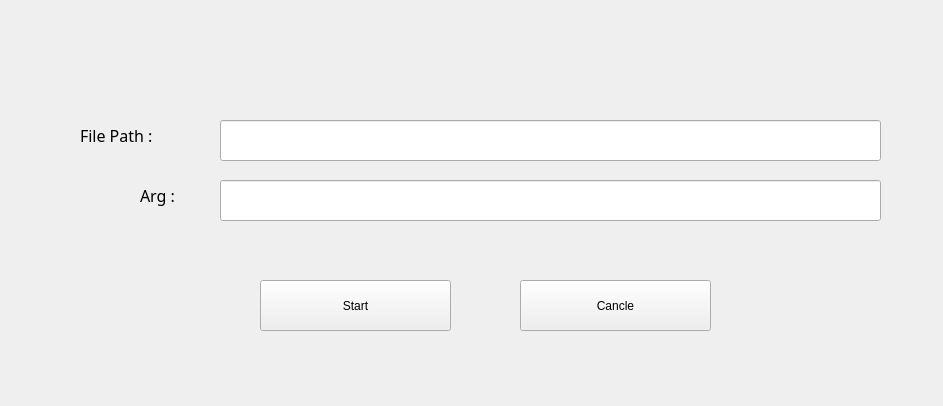
<?xml version="1.0" encoding="UTF-8"?>
<ui version="4.0">
 <class>MainWindow</class>
 <widget class="QMainWindow" name="MainWindow">
  <property name="geometry">
   <rect>
    <x>0</x>
    <y>0</y>
    <width>943</width>
    <height>406</height>
   </rect>
  </property>
  <property name="windowTitle">
   <string>MainWindow</string>
  </property>
  <property name="styleSheet">
   <string notr="true">QToolTip
{
    border: 1px solid #76797C;
    background-color: rgb(90, 102, 117);;
    color: white;
    padding: 5px;
    opacity: 200;
}

QWidget
{
    color: #eff0f1;
    background-color: #31363b;
    selection-background-color:#3daee9;
    selection-color: #eff0f1;
    background-clip: border;
    border-image: none;
    border: 0px transparent black;
    outline: 0;
}

QWidget:item:hover
{
    background-color: #18465d;
    color: #eff0f1;
}

QWidget:item:selected
{
    background-color: #18465d;
}

QCheckBox
{
    spacing: 5px;
    outline: none;
    color: #eff0f1;
    margin-bottom: 2px;
}

QCheckBox:disabled
{
    color: #76797C;
}

QCheckBox::indicator,
QGroupBox::indicator
{
    width: 18px;
    height: 18px;
}
QGroupBox::indicator
{
    margin-left: 2px;
}

QRadioButton
{
    spacing: 5px;
    outline: none;
    color: #eff0f1;
    margin-bottom: 2px;
}

QRadioButton:disabled
{
    color: #76797C;
}
QRadioButton::indicator
{
    width: 21px;
    height: 21px;
}

QRadioButton::indicator:unchecked
{
    image: url(:/qss_icons/rc/radio_unchecked.png);
}


QRadioButton::indicator:unchecked:hover,
QRadioButton::indicator:unchecked:focus,
QRadioButton::indicator:unchecked:pressed
{
    border: none;
    outline: none;
    image: url(:/qss_icons/rc/radio_unchecked_focus.png);
}

QRadioButton::indicator:checked
{
    border: none;
    outline: none;
    image: url(:/qss_icons/rc/radio_checked.png);
}

QRadioButton::indicator:checked:hover,
QRadioButton::indicator:checked:focus,
QRadioButton::indicator:checked:pressed
{
    border: none;
    outline: none;
    image: url(:/qss_icons/rc/radio_checked_focus.png);
}

QRadioButton::indicator:checked:disabled
{
    outline: none;
    image: url(:/qss_icons/rc/radio_checked_disabled.png);
}

QRadioButton::indicator:unchecked:disabled
{
    image: url(:/qss_icons/rc/radio_unchecked_disabled.png);
}


QMenuBar
{
    background-color: #31363b;
    color: #eff0f1;
}

QMenuBar::item
{
    background: transparent;
}

QMenuBar::item:selected
{
    background: transparent;
    border: 1px solid #76797C;
}

QMenuBar::item:pressed
{
    border: 1px solid #76797C;
    background-color: #3daee9;
    color: #eff0f1;
    margin-bottom:-1px;
    padding-bottom:1px;
}

QMenu
{
    border: 1px solid #76797C;
    color: #eff0f1;
    margin: 2px;
}

QMenu::icon
{
    margin: 5px;
}

QMenu::item
{
    padding: 5px 30px 5px 30px;
    border: 1px solid transparent; /* reserve space for selection border */
}

QMenu::item:selected
{
    color: #eff0f1;
}

QMenu::separator {
    height: 2px;
    background: lightblue;
    margin-left: 10px;
    margin-right: 5px;
}

QMenu::indicator {
    width: 18px;
    height: 18px;
}

/* non-exclusive indicator = check box style indicator
   (see QActionGroup::setExclusive) */
QMenu::indicator:non-exclusive:unchecked {
    image: url(:/qss_icons/rc/checkbox_unchecked.png);
}

QMenu::indicator:non-exclusive:unchecked:selected {
    image: url(:/qss_icons/rc/checkbox_unchecked_disabled.png);
}

QMenu::indicator:non-exclusive:checked {
    image: url(:/qss_icons/rc/checkbox_checked.png);
}

QMenu::indicator:non-exclusive:checked:selected {
    image: url(:/qss_icons/rc/checkbox_checked_disabled.png);
}

/* exclusive indicator = radio button style indicator (see QActionGroup::setExclusive) */
QMenu::indicator:exclusive:unchecked {
    image: url(:/qss_icons/rc/radio_unchecked.png);
}

QMenu::indicator:exclusive:unchecked:selected {
    image: url(:/qss_icons/rc/radio_unchecked_disabled.png);
}

QMenu::indicator:exclusive:checked {
    image: url(:/qss_icons/rc/radio_checked.png);
}

QMenu::indicator:exclusive:checked:selected {
    image: url(:/qss_icons/rc/radio_checked_disabled.png);
}

QMenu::right-arrow {
    margin: 5px;
    image: url(:/qss_icons/rc/right_arrow.png)
}


QWidget:disabled
{
    color: #454545;
    background-color: #31363b;
}

QAbstractItemView
{
    alternate-background-color: #31363b;
    color: #eff0f1;
    border: 1px solid 3A3939;
    border-radius: 2px;
}

QWidget:focus, QMenuBar:focus
{
    border: 1px solid #3daee9;
}

QTabWidget:focus, QCheckBox:focus, QRadioButton:focus, QSlider:focus
{
    border: none;
}

QLineEdit
{
    background-color: #232629;
    padding: 5px;
    border-style: solid;
    border: 1px solid #76797C;
    border-radius: 2px;
    color: #eff0f1;
}

QAbstractItemView QLineEdit
{
    padding: 0;
}

QGroupBox {
    border:1px solid #76797C;
    border-radius: 2px;
    margin-top: 20px;
}

QGroupBox::title {
    subcontrol-origin: margin;
    subcontrol-position: top center;
    padding-left: 10px;
    padding-right: 10px;
    padding-top: 10px;
}

QAbstractScrollArea
{
    border-radius: 2px;
    border: 1px solid #76797C;
    background-color: transparent;
}

QScrollBar:horizontal
{
    height: 15px;
    margin: 3px 15px 3px 15px;
    border: 1px transparent #2A2929;
    border-radius: 4px;
    background-color: #2A2929;
}

QScrollBar::handle:horizontal
{
    background-color: #605F5F;
    min-width: 5px;
    border-radius: 4px;
}

QScrollBar::add-line:horizontal
{
    margin: 0px 3px 0px 3px;
    border-image: url(:/qss_icons/rc/right_arrow_disabled.png);
    width: 10px;
    height: 10px;
    subcontrol-position: right;
    subcontrol-origin: margin;
}

QScrollBar::sub-line:horizontal
{
    margin: 0px 3px 0px 3px;
    border-image: url(:/qss_icons/rc/left_arrow_disabled.png);
    height: 10px;
    width: 10px;
    subcontrol-position: left;
    subcontrol-origin: margin;
}

QScrollBar::add-line:horizontal:hover,QScrollBar::add-line:horizontal:on
{
    border-image: url(:/qss_icons/rc/right_arrow.png);
    height: 10px;
    width: 10px;
    subcontrol-position: right;
    subcontrol-origin: margin;
}


QScrollBar::sub-line:horizontal:hover, QScrollBar::sub-line:horizontal:on
{
    border-image: url(:/qss_icons/rc/left_arrow.png);
    height: 10px;
    width: 10px;
    subcontrol-position: left;
    subcontrol-origin: margin;
}

QScrollBar::up-arrow:horizontal, QScrollBar::down-arrow:horizontal
{
    background: none;
}


QScrollBar::add-page:horizontal, QScrollBar::sub-page:horizontal
{
    background: none;
}

QScrollBar:vertical
{
    background-color: #2A2929;
    width: 15px;
    margin: 15px 3px 15px 3px;
    border: 1px transparent #2A2929;
    border-radius: 4px;
}

QScrollBar::handle:vertical
{
    background-color: #605F5F;
    min-height: 5px;
    border-radius: 4px;
}

QScrollBar::sub-line:vertical
{
    margin: 3px 0px 3px 0px;
    border-image: url(:/qss_icons/rc/up_arrow_disabled.png);
    height: 10px;
    width: 10px;
    subcontrol-position: top;
    subcontrol-origin: margin;
}

QScrollBar::add-line:vertical
{
    margin: 3px 0px 3px 0px;
    border-image: url(:/qss_icons/rc/down_arrow_disabled.png);
    height: 10px;
    width: 10px;
    subcontrol-position: bottom;
    subcontrol-origin: margin;
}

QScrollBar::sub-line:vertical:hover,QScrollBar::sub-line:vertical:on
{

    border-image: url(:/qss_icons/rc/up_arrow.png);
    height: 10px;
    width: 10px;
    subcontrol-position: top;
    subcontrol-origin: margin;
}


QScrollBar::add-line:vertical:hover, QScrollBar::add-line:vertical:on
{
    border-image: url(:/qss_icons/rc/down_arrow.png);
    height: 10px;
    width: 10px;
    subcontrol-position: bottom;
    subcontrol-origin: margin;
}

QScrollBar::up-arrow:vertical, QScrollBar::down-arrow:vertical
{
    background: none;
}


QScrollBar::add-page:vertical, QScrollBar::sub-page:vertical
{
    background: none;
}

QTextEdit
{
    background-color: #232629;
    color: #eff0f1;
    border: 1px solid #76797C;
}

QPlainTextEdit
{
    background-color: #232629;;
    color: #eff0f1;
    border-radius: 2px;
    border: 1px solid #76797C;
}

QHeaderView::section
{
    background-color: #76797C;
    color: #eff0f1;
    padding: 5px;
    border: 1px solid #76797C;
}

QSizeGrip {
    image: url(:/qss_icons/rc/sizegrip.png);
    width: 12px;
    height: 12px;
}


QMainWindow::separator
{
    background-color: #31363b;
    color: white;
    padding-left: 4px;
    spacing: 2px;
    border: 1px dashed #76797C;
}

QMainWindow::separator:hover
{

    background-color: #787876;
    color: white;
    padding-left: 4px;
    border: 1px solid #76797C;
    spacing: 2px;
}


QMenu::separator
{
    height: 1px;
    background-color: #76797C;
    color: white;
    padding-left: 4px;
    margin-left: 10px;
    margin-right: 5px;
}


QFrame
{
    border-radius: 2px;
    border: 1px solid #76797C;
}

QFrame[frameShape=&quot;0&quot;]
{
    border-radius: 2px;
    border: 1px transparent #76797C;
}

QStackedWidget
{
    border: 1px transparent black;
}

QToolBar {
    border: 1px transparent #393838;
    background: 1px solid #31363b;
    font-weight: bold;
}

QToolBar::handle:horizontal {
    image: url(:/qss_icons/rc/Hmovetoolbar.png);
}
QToolBar::handle:vertical {
    image: url(:/qss_icons/rc/Vmovetoolbar.png);
}
QToolBar::separator:horizontal {
    image: url(:/qss_icons/rc/Hsepartoolbar.png);
}
QToolBar::separator:vertical {
    image: url(:/qss_icons/rc/Vsepartoolbar.png);
}
QToolButton#qt_toolbar_ext_button {
    background: #58595a
}

QPushButton
{
    color: #eff0f1;
    background-color: #31363b;
    border-width: 1px;
    border-color: #76797C;
    border-style: solid;
    padding: 5px;
    border-radius: 2px;
    outline: none;
}

QPushButton:disabled
{
    background-color: #31363b;
    border-width: 1px;
    border-color: #454545;
    border-style: solid;
    padding-top: 5px;
    padding-bottom: 5px;
    padding-left: 10px;
    padding-right: 10px;
    border-radius: 2px;
    color: #454545;
}

QPushButton:focus {
    background-color: #3daee9;
    color: white;
}

QPushButton:pressed
{
    background-color: #3daee9;
    padding-top: -15px;
    padding-bottom: -17px;
}

QComboBox
{
    selection-background-color: #3daee9;
    border-style: solid;
    border: 1px solid #76797C;
    border-radius: 2px;
    padding: 5px;
    min-width: 75px;
}

QPushButton:checked{
    background-color: #76797C;
    border-color: #6A6969;
}

QComboBox:hover,QPushButton:hover,QAbstractSpinBox:hover,QLineEdit:hover,QTextEdit:hover,QPlainTextEdit:hover,QAbstractView:hover,QTreeView:hover
{
    border: 1px solid #3daee9;
    color: #eff0f1;
}

QComboBox:on
{
    padding-top: 3px;
    padding-left: 4px;
    selection-background-color: #4a4a4a;
}

QComboBox QAbstractItemView
{
    background-color: #232629;
    border-radius: 2px;
    border: 1px solid #76797C;
    selection-background-color: #18465d;
}

QComboBox::drop-down
{
    subcontrol-origin: padding;
    subcontrol-position: top right;
    width: 15px;

    border-left-width: 0px;
    border-left-color: darkgray;
    border-left-style: solid;
    border-top-right-radius: 3px;
    border-bottom-right-radius: 3px;
}

QComboBox::down-arrow
{
    image: url(:/qss_icons/rc/down_arrow_disabled.png);
}

QComboBox::down-arrow:on, QComboBox::down-arrow:hover,
QComboBox::down-arrow:focus
{
    image: url(:/qss_icons/rc/down_arrow.png);
}

QAbstractSpinBox {
    padding: 5px;
    border: 1px solid #76797C;
    background-color: #232629;
    color: #eff0f1;
    border-radius: 2px;
    min-width: 75px;
}

QAbstractSpinBox:up-button
{
    background-color: transparent;
    subcontrol-origin: border;
    subcontrol-position: center right;
}

QAbstractSpinBox:down-button
{
    background-color: transparent;
    subcontrol-origin: border;
    subcontrol-position: center left;
}

QAbstractSpinBox::up-arrow,QAbstractSpinBox::up-arrow:disabled,QAbstractSpinBox::up-arrow:off {
    image: url(:/qss_icons/rc/up_arrow_disabled.png);
    width: 10px;
    height: 10px;
}
QAbstractSpinBox::up-arrow:hover
{
    image: url(:/qss_icons/rc/up_arrow.png);
}


QAbstractSpinBox::down-arrow,QAbstractSpinBox::down-arrow:disabled,QAbstractSpinBox::down-arrow:off
{
    image: url(:/qss_icons/rc/down_arrow_disabled.png);
    width: 10px;
    height: 10px;
}
QAbstractSpinBox::down-arrow:hover
{
    image: url(:/qss_icons/rc/down_arrow.png);
}


QLabel
{
    border: 0px solid black;
}

QTabWidget{
    border: 0px transparent black;
}

QTabWidget::pane {
    border: 1px solid #76797C;
    padding: 5px;
    margin: 0px;
}

QTabWidget::tab-bar {
    left: 5px; /* move to the right by 5px */
}

QTabBar
{
    qproperty-drawBase: 0;
    border-radius: 3px;
}

QTabBar:focus
{
    border: 0px transparent black;
}

QTabBar::close-button  {
    image: url(:/qss_icons/rc/close.png);
    background: transparent;
}

QTabBar::close-button:hover
{
    image: url(:/qss_icons/rc/close-hover.png);
    background: transparent;
}

QTabBar::close-button:pressed {
    image: url(:/qss_icons/rc/close-pressed.png);
    background: transparent;
}

/* TOP TABS */
QTabBar::tab:top {
    color: #eff0f1;
    border: 1px solid #76797C;
    border-bottom: 1px transparent black;
    background-color: #31363b;
    padding: 5px;
    min-width: 50px;
    border-top-left-radius: 2px;
    border-top-right-radius: 2px;
}

QTabBar::tab:top:!selected
{
    color: #eff0f1;
    background-color: #54575B;
    border: 1px solid #76797C;
    border-bottom: 1px transparent black;
    border-top-left-radius: 2px;
    border-top-right-radius: 2px;
}

QTabBar::tab:top:!selected:hover {
    background-color: #3daee9;
}

/* BOTTOM TABS */
QTabBar::tab:bottom {
    color: #eff0f1;
    border: 1px solid #76797C;
    border-top: 1px transparent black;
    background-color: #31363b;
    padding: 5px;
    border-bottom-left-radius: 2px;
    border-bottom-right-radius: 2px;
    min-width: 50px;
}

QTabBar::tab:bottom:!selected
{
    color: #eff0f1;
    background-color: #54575B;
    border: 1px solid #76797C;
    border-top: 1px transparent black;
    border-bottom-left-radius: 2px;
    border-bottom-right-radius: 2px;
}

QTabBar::tab:bottom:!selected:hover {
    background-color: #3daee9;
}

/* LEFT TABS */
QTabBar::tab:left {
    color: #eff0f1;
    border: 1px solid #76797C;
    border-left: 1px transparent black;
    background-color: #31363b;
    padding: 5px;
    border-top-right-radius: 2px;
    border-bottom-right-radius: 2px;
    min-height: 50px;
}

QTabBar::tab:left:!selected
{
    color: #eff0f1;
    background-color: #54575B;
    border: 1px solid #76797C;
    border-left: 1px transparent black;
    border-top-right-radius: 2px;
    border-bottom-right-radius: 2px;
}

QTabBar::tab:left:!selected:hover {
    background-color: #3daee9;
}


/* RIGHT TABS */
QTabBar::tab:right {
    color: #eff0f1;
    border: 1px solid #76797C;
    border-right: 1px transparent black;
    background-color: #31363b;
    padding: 5px;
    border-top-left-radius: 2px;
    border-bottom-left-radius: 2px;
    min-height: 50px;
}

QTabBar::tab:right:!selected
{
    color: #eff0f1;
    background-color: #54575B;
    border: 1px solid #76797C;
    border-right: 1px transparent black;
    border-top-left-radius: 2px;
    border-bottom-left-radius: 2px;
}

QTabBar::tab:right:!selected:hover {
    background-color: #3daee9;
}

QTabBar QToolButton::right-arrow:enabled {
     image: url(:/qss_icons/rc/right_arrow.png);
 }

 QTabBar QToolButton::left-arrow:enabled {
     image: url(:/qss_icons/rc/left_arrow.png);
 }

QTabBar QToolButton::right-arrow:disabled {
     image: url(:/qss_icons/rc/right_arrow_disabled.png);
 }

 QTabBar QToolButton::left-arrow:disabled {
     image: url(:/qss_icons/rc/left_arrow_disabled.png);
 }


QDockWidget {
    background: #31363b;
    border: 1px solid #403F3F;
    titlebar-close-icon: url(:/qss_icons/rc/close.png);
    titlebar-normal-icon: url(:/qss_icons/rc/undock.png);
}

QDockWidget::close-button, QDockWidget::float-button {
    border: 1px solid transparent;
    border-radius: 2px;
    background: transparent;
}

QDockWidget::close-button:hover, QDockWidget::float-button:hover {
    background: rgba(255, 255, 255, 10);
}

QDockWidget::close-button:pressed, QDockWidget::float-button:pressed {
    padding: 1px -1px -1px 1px;
    background: rgba(255, 255, 255, 10);
}

QTreeView, QListView
{
    border: 1px solid #76797C;
    background-color: #232629;
}

QTreeView:branch:selected, QTreeView:branch:hover
{
    background: url(:/qss_icons/rc/transparent.png);
}

QTreeView::branch:has-siblings:!adjoins-item {
    border-image: url(:/qss_icons/rc/transparent.png);
}

QTreeView::branch:has-siblings:adjoins-item {
    border-image: url(:/qss_icons/rc/transparent.png);
}

QTreeView::branch:!has-children:!has-siblings:adjoins-item {
    border-image: url(:/qss_icons/rc/transparent.png);
}

QTreeView::branch:has-children:!has-siblings:closed,
QTreeView::branch:closed:has-children:has-siblings {
    image: url(:/qss_icons/rc/branch_closed.png);
}

QTreeView::branch:open:has-children:!has-siblings,
QTreeView::branch:open:has-children:has-siblings  {
    image: url(:/qss_icons/rc/branch_open.png);
}

QTreeView::branch:has-children:!has-siblings:closed:hover,
QTreeView::branch:closed:has-children:has-siblings:hover {
    image: url(:/qss_icons/rc/branch_closed-on.png);
    }

QTreeView::branch:open:has-children:!has-siblings:hover,
QTreeView::branch:open:has-children:has-siblings:hover  {
    image: url(:/qss_icons/rc/branch_open-on.png);
    }

QListView::item:!selected:hover, QTreeView::item:!selected:hover  {
    background: #18465d;
    outline: 0;
    color: #eff0f1
}

QListView::item:selected:hover, QTreeView::item:selected:hover  {
    background: #287399;
    color: #eff0f1;
}

QTreeView::indicator:checked, QListView::indicator:checked
{
    image: url(:/qss_icons/rc/checkbox_checked.png);
}

QTreeView::indicator:checked, QListView::indicator:checked
{
    image: url(:/qss_icons/rc/checkbox_unchecked.png);
}

QTreeView::indicator:checked:hover,
QTreeView::indicator:checked:focus,
QTreeView::indicator:checked:pressed,
QListView::indicator:checked:hover,
QListView::indicator:checked:focus,
QListView::indicator:checked:pressed
{
    image: url(:/qss_icons/rc/checkbox_checked_focus.png);
}

QTreeView::indicator:unchecked:hover,
QTreeView::indicator:unchecked:focus,
QTreeView::indicator:unchecked:pressed,
QListView::indicator:unchecked:hover,
QListView::indicator:unchecked:focus,
QListView::indicator:unchecked:pressed
{
    image: url(:/qss_icons/rc/checkbox_unchecked_focus.png);
}

QSlider::groove:horizontal {
    border: 1px solid #565a5e;
    height: 4px;
    background: #565a5e;
    margin: 0px;
    border-radius: 2px;
}

QSlider::handle:horizontal {
    background: #232629;
    border: 1px solid #565a5e;
    width: 16px;
    height: 16px;
    margin: -8px 0;
    border-radius: 9px;
}

QSlider::groove:vertical {
    border: 1px solid #565a5e;
    width: 4px;
    background: #565a5e;
    margin: 0px;
    border-radius: 3px;
}

QSlider::handle:vertical {
    background: #232629;
    border: 1px solid #565a5e;
    width: 16px;
    height: 16px;
    margin: 0 -8px;
    border-radius: 9px;
}

QToolButton {
    background-color: transparent;
    border: 1px transparent #76797C;
    border-radius: 2px;
    margin: 3px;
    padding: 5px;
}

QToolButton[popupMode=&quot;1&quot;] { /* only for MenuButtonPopup */
 padding-right: 20px; /* make way for the popup button */
 border: 1px #76797C;
 border-radius: 5px;
}

QToolButton[popupMode=&quot;2&quot;] { /* only for InstantPopup */
 padding-right: 10px; /* make way for the popup button */
 border: 1px #76797C;
}


QToolButton:hover, QToolButton::menu-button:hover {
    background-color: transparent;
    border: 1px solid #3daee9;
    padding: 5px;
}

QToolButton:checked, QToolButton:pressed,
        QToolButton::menu-button:pressed {
    background-color: #3daee9;
    border: 1px solid #3daee9;
    padding: 5px;
}

/* the subcontrol below is used only in the InstantPopup or DelayedPopup mode */
QToolButton::menu-indicator {
    image: url(:/qss_icons/rc/down_arrow.png);
    top: -7px; left: -2px; /* shift it a bit */
}

/* the subcontrols below are used only in the MenuButtonPopup mode */
QToolButton::menu-button {
    border: 1px transparent #76797C;
    border-top-right-radius: 6px;
    border-bottom-right-radius: 6px;
    /* 16px width + 4px for border = 20px allocated above */
    width: 16px;
    outline: none;
}

QToolButton::menu-arrow {
    image: url(:/qss_icons/rc/down_arrow.png);
}

QToolButton::menu-arrow:open {
    border: 1px solid #76797C;
}

QPushButton::menu-indicator  {
    subcontrol-origin: padding;
    subcontrol-position: bottom right;
    left: 8px;
}

QTableView
{
    border: 1px solid #76797C;
    gridline-color: #31363b;
    background-color: #232629;
}


QTableView, QHeaderView
{
    border-radius: 0px;
}

QTableView::item:pressed, QListView::item:pressed, QTreeView::item:pressed  {
    background: #18465d;
    color: #eff0f1;
}

QTableView::item:selected:active, QTreeView::item:selected:active, QListView::item:selected:active  {
    background: #287399;
    color: #eff0f1;
}


QHeaderView
{
    background-color: #31363b;
    border: 1px transparent;
    border-radius: 0px;
    margin: 0px;
    padding: 0px;

}

QHeaderView::section  {
    background-color: #31363b;
    color: #eff0f1;
    padding: 5px;
    border: 1px solid #76797C;
    border-radius: 0px;
    text-align: center;
}

QHeaderView::section::vertical::first, QHeaderView::section::vertical::only-one
{
    border-top: 1px solid #76797C;
}

QHeaderView::section::vertical
{
    border-top: transparent;
}

QHeaderView::section::horizontal::first, QHeaderView::section::horizontal::only-one
{
    border-left: 1px solid #76797C;
}

QHeaderView::section::horizontal
{
    border-left: transparent;
}


QHeaderView::section:checked
 {
    color: white;
    background-color: #334e5e;
 }

 /* style the sort indicator */
QHeaderView::down-arrow {
    image: url(:/qss_icons/rc/down_arrow.png);
}

QHeaderView::up-arrow {
    image: url(:/qss_icons/rc/up_arrow.png);
}


QTableCornerButton::section {
    background-color: #31363b;
    border: 1px transparent #76797C;
    border-radius: 0px;
}

QToolBox  {
    padding: 5px;
    border: 1px transparent black;
}

QToolBox::tab {
    color: #eff0f1;
    background-color: #31363b;
    border: 1px solid #76797C;
    border-bottom: 1px transparent #31363b;
    border-top-left-radius: 5px;
    border-top-right-radius: 5px;
}

QToolBox::tab:selected { /* italicize selected tabs */
    font: italic;
    background-color: #31363b;
    border-color: #3daee9;
 }

QStatusBar::item {
    border: 0px transparent dark;
 }


QFrame[height=&quot;3&quot;], QFrame[width=&quot;3&quot;] {
    background-color: #76797C;
}


QSplitter::handle {
    border: 1px dashed #76797C;
}

QSplitter::handle:hover {
    background-color: #787876;
    border: 1px solid #76797C;
}

QSplitter::handle:horizontal {
    width: 1px;
}

QSplitter::handle:vertical {
    height: 1px;
}

QProgressBar {
    border: 1px solid #76797C;
    border-radius: 5px;
    text-align: center;
}

QProgressBar::chunk {
    background-color: #05B8CC;
}

QDateEdit
{
    selection-background-color: #3daee9;
    border-style: solid;
    border: 1px solid #3375A3;
    border-radius: 2px;
    padding: 1px;
    min-width: 75px;
}

QDateEdit:on
{
    padding-top: 3px;
    padding-left: 4px;
    selection-background-color: #4a4a4a;
}

QDateEdit QAbstractItemView
{
    background-color: #232629;
    border-radius: 2px;
    border: 1px solid #3375A3;
    selection-background-color: #3daee9;
}

QDateEdit::drop-down
{
    subcontrol-origin: padding;
    subcontrol-position: top right;
    width: 15px;
    border-left-width: 0px;
    border-left-color: darkgray;
    border-left-style: solid;
    border-top-right-radius: 3px;
    border-bottom-right-radius: 3px;
}

QDateEdit::down-arrow
{
    image: url(:/qss_icons/rc/down_arrow_disabled.png);
}

QDateEdit::down-arrow:on, QDateEdit::down-arrow:hover,
QDateEdit::down-arrow:focus
{
    image: url(:/qss_icons/rc/down_arrow.png);
}</string>
  </property>
  <widget class="QWidget" name="centralwidget">
   <widget class="QLineEdit" name="lineEdit_filePath">
    <property name="geometry">
     <rect>
      <x>220</x>
      <y>120</y>
      <width>661</width>
      <height>41</height>
     </rect>
    </property>
   </widget>
   <widget class="QLineEdit" name="lineEdit_arg">
    <property name="geometry">
     <rect>
      <x>220</x>
      <y>180</y>
      <width>661</width>
      <height>41</height>
     </rect>
    </property>
   </widget>
   <widget class="QLabel" name="label">
    <property name="geometry">
     <rect>
      <x>80</x>
      <y>120</y>
      <width>131</width>
      <height>31</height>
     </rect>
    </property>
    <property name="font">
     <font>
      <family>D2Coding</family>
      <pointsize>12</pointsize>
     </font>
    </property>
    <property name="text">
     <string>File Path :</string>
    </property>
   </widget>
   <widget class="QLabel" name="label_2">
    <property name="geometry">
     <rect>
      <x>140</x>
      <y>180</y>
      <width>61</width>
      <height>31</height>
     </rect>
    </property>
    <property name="font">
     <font>
      <family>D2Coding</family>
      <pointsize>12</pointsize>
     </font>
    </property>
    <property name="text">
     <string>Arg :</string>
    </property>
   </widget>
   <widget class="QPushButton" name="pushButton_start">
    <property name="geometry">
     <rect>
      <x>260</x>
      <y>280</y>
      <width>191</width>
      <height>51</height>
     </rect>
    </property>
    <property name="text">
     <string>Start</string>
    </property>
   </widget>
   <widget class="QPushButton" name="pushButton_cancleProcOpen">
    <property name="geometry">
     <rect>
      <x>520</x>
      <y>280</y>
      <width>191</width>
      <height>51</height>
     </rect>
    </property>
    <property name="text">
     <string>Cancle</string>
    </property>
   </widget>
  </widget>
 </widget>
 <resources/>
 <connections/>
</ui>
